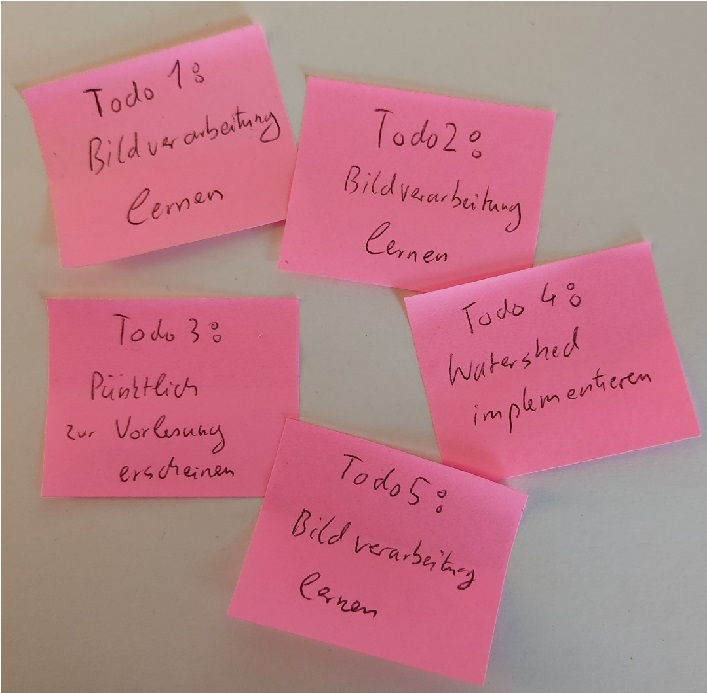
#> input picture 5_Bildanalyse/ü13/data/students_checklist.jpg, 707 x 693 px
$ python l_b.py
#> lines starting #> are read from the running program, lines starting #| are printed output that depends on the picture; after the words box and inside, x2 and y2 are one past the last pixel; in counts of white or black regions, pixels touching at a corner belong together
import numpy as np
import cv2


''' Load image and apply histogramm equalization '''
img = cv2.imread("data/students_checklist.jpg").astype(np.float32)
img[:, :, 0] = 255 * (img[:, :, 0] - np.min(img[:, :, 0])) / (np.max(img[:, :, 0]) - np.min(img[:, :, 0]))
img[:, :, 1] = 255 * (img[:, :, 1] - np.min(img[:, :, 1])) / (np.max(img[:, :, 1]) - np.min(img[:, :, 1]))
img[:, :, 2] = 255 * (img[:, :, 2] - np.min(img[:, :, 2])) / (np.max(img[:, :, 2]) - np.min(img[:, :, 2]))
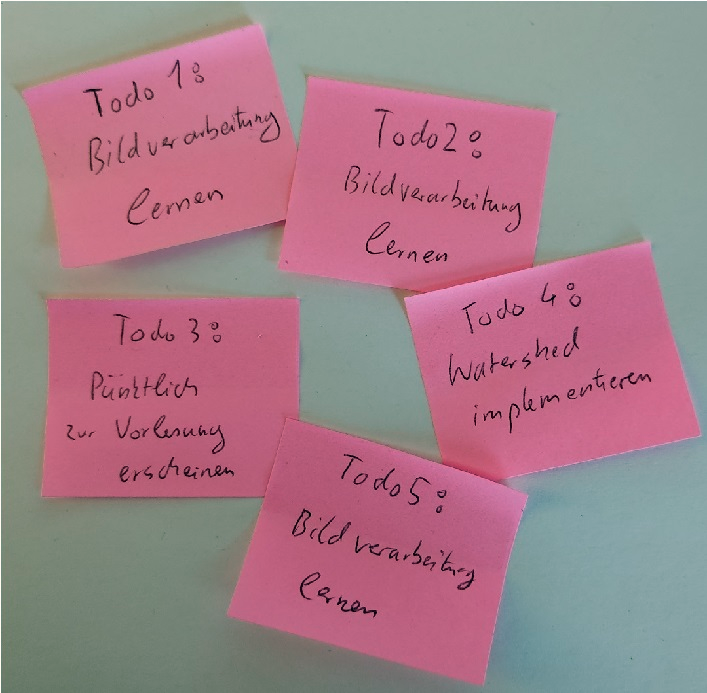
#> img: shape (693, 707, 3) float32; mean B, G, R 137.3, 126.1, 163.3
cv2.imshow("img", img.astype(np.uint8))

''' Binary segmentation '''
mask = (img[:, :, 0] > 100) * (img[:, :, 1] > 100) * (img[:, :, 2] > 100) *\
       (img[:, :, 2] - img[:, :, 1] < 20) * (img[:, :, 2] - img[:, :, 0] < 20)
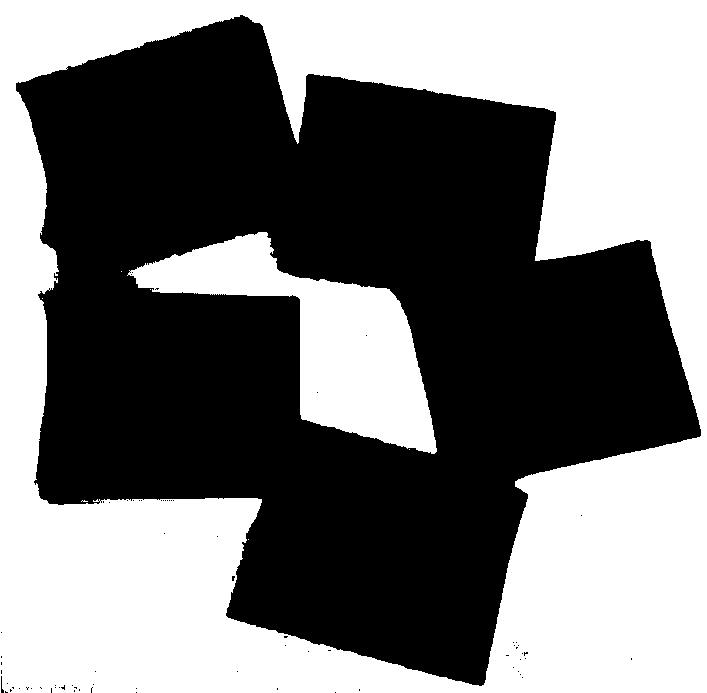
#> mask: shape (693, 707) bool; 47% white; 8 white regions (6 under 20 px), largest, box (x1, y1, x2, y2) and area: (0, 0, 707, 693) 205567, (127, 232, 437, 454) 24776
mask = 1 - mask

''' Morphologigcal operations '''
kernel = np.ones((3, 3))
mask = cv2.erode(mask.astype(np.uint8) * 255, kernel, iterations=15)
#> mask: shape (693, 707); 40.2% white; 1 white region, box (x1, y1, x2, y2) and area: (43, 37, 680, 665) 197070
mask = cv2.dilate(mask, kernel, iterations=15)
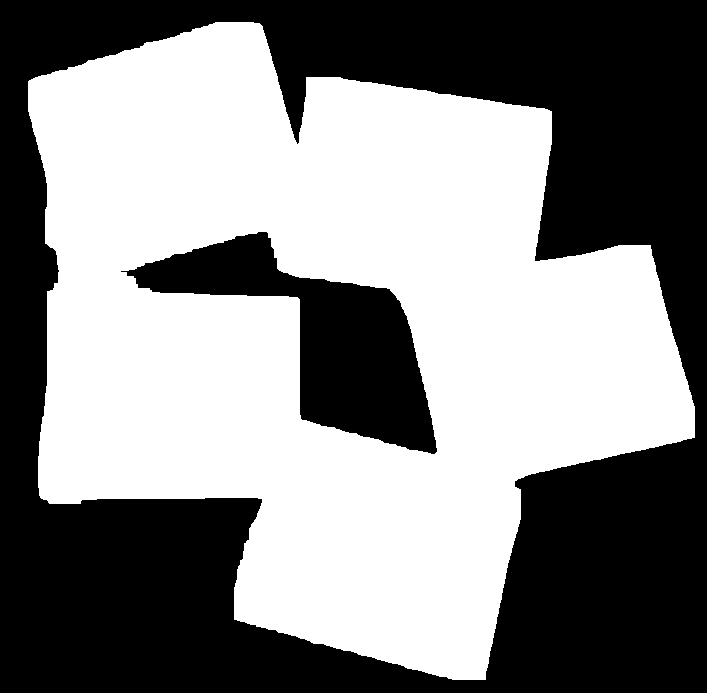
#> mask: shape (693, 707); 52.6% white; 2 black regions, box (x1, y1, x2, y2) and area: (0, 0, 707, 693) 207181, (121, 232, 437, 454) 24920

cv2.imshow("mask", mask)

''' Finding seed point '''
seeds = cv2.erode(mask, kernel, iterations=70)
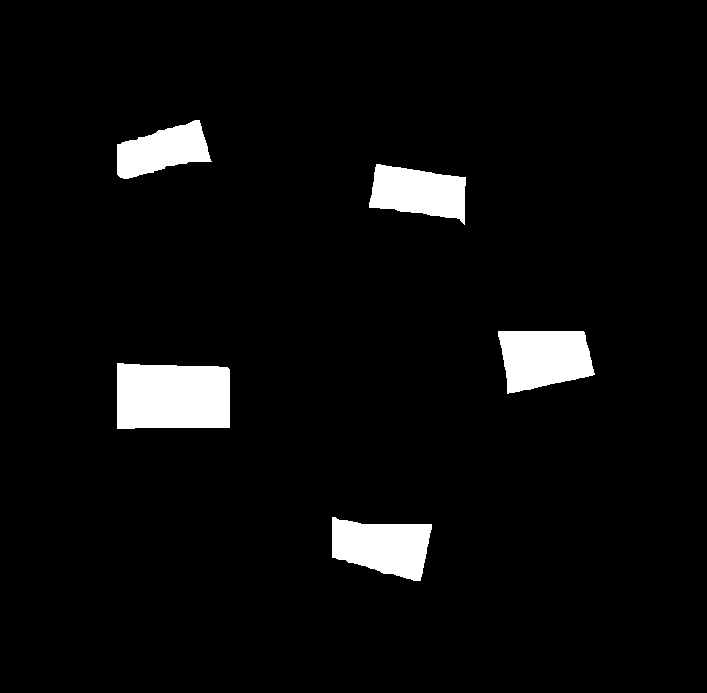
#> seeds: shape (693, 707); 4.9% white; 5 white regions, box (x1, y1, x2, y2) and area: (117, 363, 230, 429) 7100, (498, 331, 595, 394) 4706, (332, 517, 432, 581) 4529, (369, 164, 466, 225) 4007, (117, 120, 212, 179) 3421
cv2.imshow("seeds", seeds)

''' Labeling seeds '''
label_map = np.zeros_like(seeds)
next_id = 1
for i in range(img.shape[0]):
    for j in range(img.shape[1]):
        if seeds[i, j] != 0:
            upper_label = label_map[i - 1, j] if i > 0 else 0
            left_label = label_map[i, j - 1] if j > 0 else 0
            if upper_label == 0 and left_label == 0:
                label_map[i, j] = next_id
                next_id += 1
            elif upper_label == 0 and left_label != 0:
                label_map[i, j] = left_label
            elif upper_label != 0 and left_label == 0:
                label_map[i, j] = upper_label
            elif upper_label != 0 and left_label != 0:
                if upper_label == left_label:
                    label_map[i, j] = upper_label
                else:
                    new_label = min(upper_label, left_label)
                    old_label = max(upper_label, left_label)
                    label_map[label_map == old_label] = new_label
                    label_map[i, j] = new_label
#> after the loop, next_id = 36
labels = sorted(np.unique(label_map))
#> labels = [0, 1, 25, 33, 34, 35]
next_id = 1
for l in labels:
    if l == 0:
        continue
    label_map[label_map == l] = next_id
    next_id += 1
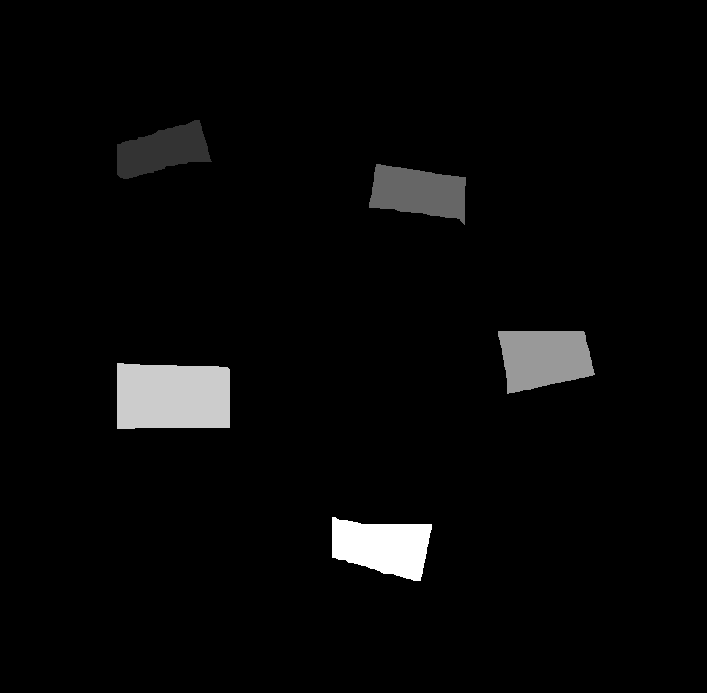
#> label_map: shape (693, 707); min 0, max 5, mean 0.156; drawn with min black and max white
#> after the loop, next_id = 6

''' Create distance labels for all labels '''
mask = mask != 0

while np.sum(mask > 0):
    for l in np.unique(label_map):
        if l == 0:
            continue
        kernel = np.ones((3, 3))
        current_label = label_map == l
        current_label = cv2.dilate(current_label.astype(np.uint8), kernel, iterations=1)
        current_label = current_label * mask
        mask[current_label != 0] = 0
        label_map[current_label != 0] = l
#> this loop made 100 passes
#> current_label: shape (693, 707); every value is 0
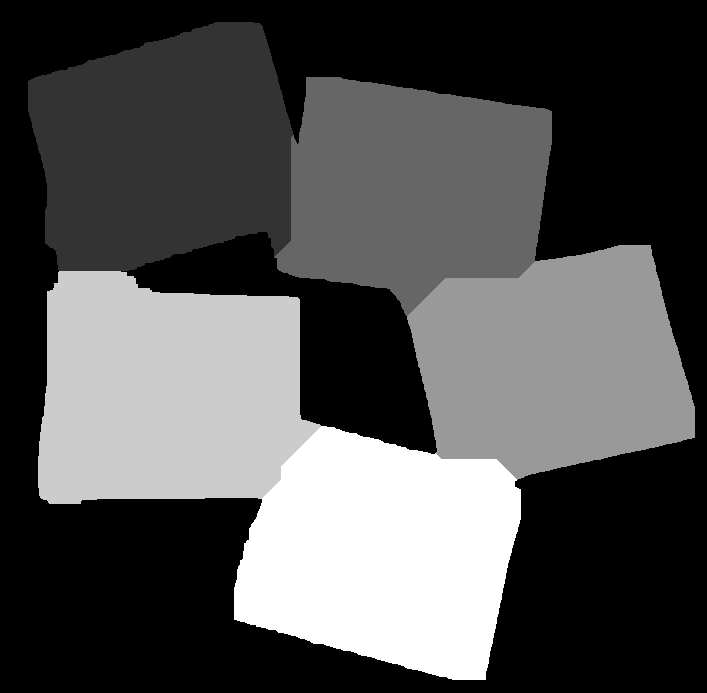
#> label_map: shape (693, 707); min 0, max 5, mean 1.59; drawn with min black and max white


''' Visualize label map '''
color_map = {
    1: [255, 0, 0],
    2: [255, 255, 0],
    3: [255, 255, 255],
    4: [0, 255, 0],
    5: [0, 255, 255],
    6: [0, 0, 255],
    7: [100, 100, 100],
    8: [50, 200, 80],
    9: [200, 140, 88],
    10: [120, 0, 190],
}
colored_image = np.zeros((img.shape[0], img.shape[1], 3))
for c, value in color_map.items():
    colored_image[label_map == c] = value
cv2.imshow("colored_image", colored_image.astype(np.uint8))
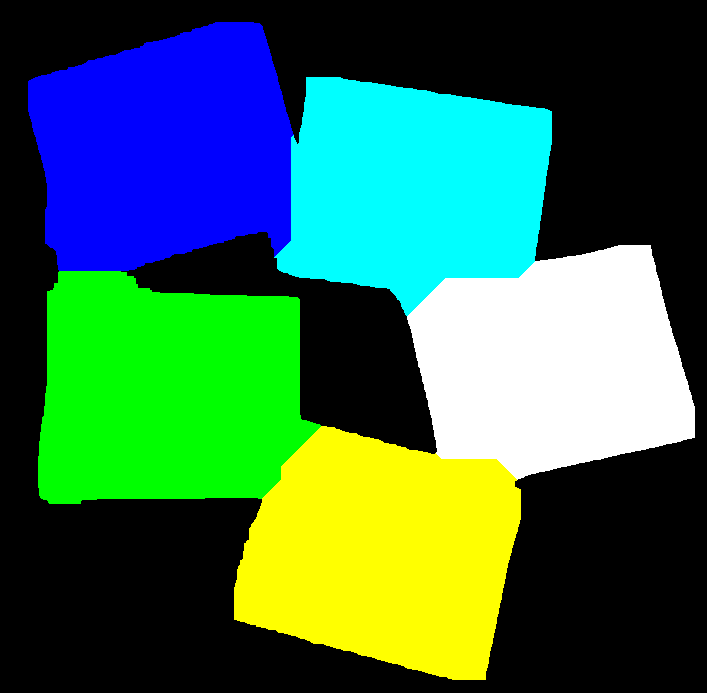
#> window 'colored_image': shape (693, 707, 3); mean B, G, R 78.4, 107, 53.7
cv2.waitKey(0)
